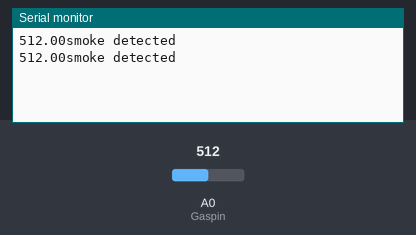
A sketch run on a simulated Arduino Uno, built with avr-gcc and run on an emulated ATmega328P. Parts: the last lines printed to the serial monitor. The inputs (shaded band) are chosen by the test bench; at power-on: A0 (Gaspin) = 512.

Above: at 2.3 s.
2.4 s: A0 (Gaspin) set to 308
At 3.4 s:
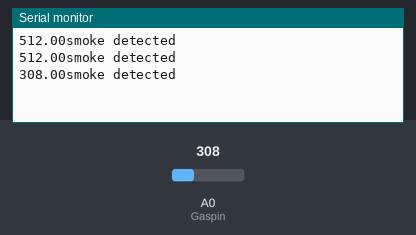
4.5 s: A0 (Gaspin) set to 284
At 6.5 s:
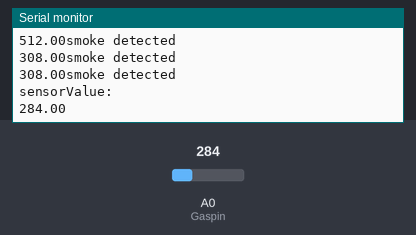

Measured:
- the behaviour switches between 300 and 299 on A0 (Gaspin) (found by bisection; images 1 and 2)
- after the input at 2.4 s, the serial monitor: prints a new line after 0.63 s (image 1)
- after the input at 4.5 s, the serial monitor: prints a new line after 1.1 s (image 2)

The sketch:

code.ino
```cpp
int LED = 13;
const int gas = 0;
int Gaspin =A0;

void setup(){
  Serial.begin(9600);
}

void loop(){
  float sensorValue=analogRead(Gaspin);

  if(sensorValue>=300)
  {
    digitalWrite(LED,HIGH);
    Serial.print(sensorValue);
    Serial.println("smoke detected");
    delay(sensorValue);
  }
  else{
    digitalWrite(LED,LOW);
    Serial.println("sensorValue:");
    Serial.println(sensorValue);
  }
  delay(1000);
  }
```

code.c
```cpp
int LED = 13;
const int gas=0;
int Gaspin= A0;

void setup()
{
  Serial.begin(9600);

}
void loop()
{
  float sensorValue = analogRead(Gaspin);
  if(sensorValue>=300)
  {
    digitalWrite(LED,HIGH);
    Serial.print(sensorValue);
    Serial.println("-SMOKE DETECTED");
    delay(sensorValue);
  }
  else
  {
    digitalWrite(LED,LOW);
    Serial.println("Sensor Value: ");
    Serial.println(sensorValue);
  }
  delay(1000);
}
```
